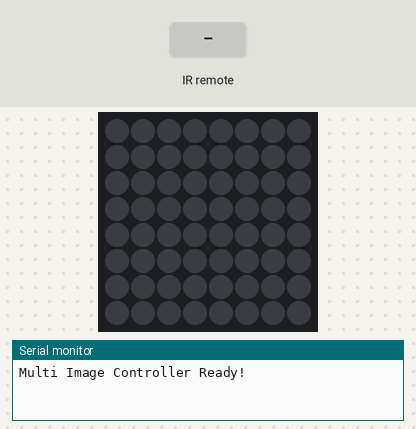
The sketch below on a simulated ESP8266 (NodeMCU). Shown: 8×8 RGB LED matrix (first LED top left, wired row by row), the last lines printed to the serial monitor. Inputs (shaded band) come from the test bench. Dim RGB values are drawn brighter than linear.

Above: at 1.2 s.
1.3 s: infrared code 0xE916FF00 received
At 1.9 s:
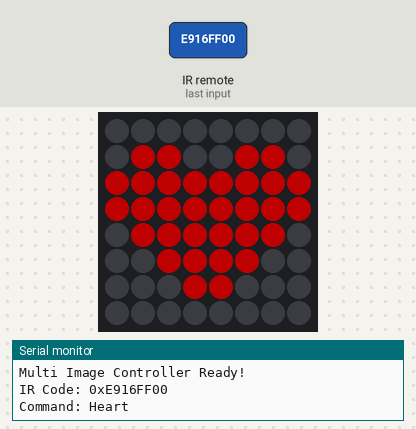
2.8 s: infrared code 0xF30CFF00 received
At 3.4 s:
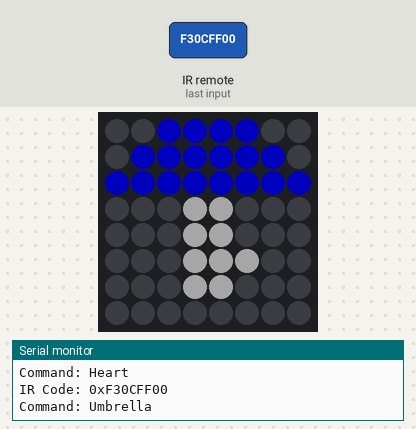
4.3 s: infrared code 0xE718FF00 received
At 4.9 s:
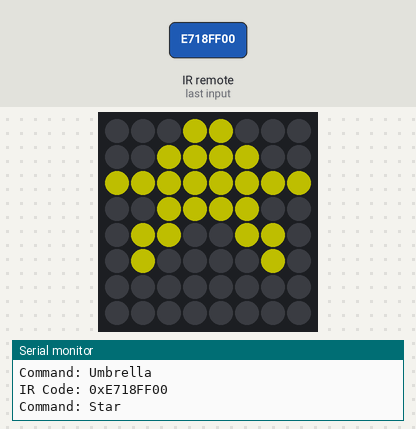
5.8 s: infrared code 0xA15EFF00 received
At 6.4 s:
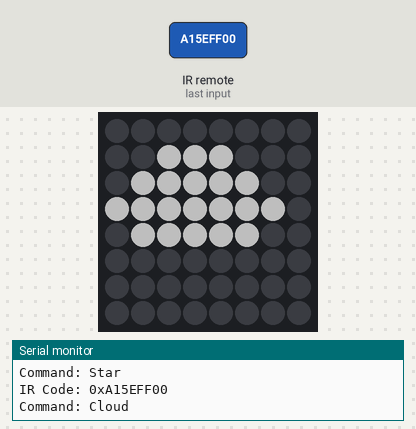
7.3 s: infrared code 0xE31CFF00 received
At 7.9 s:
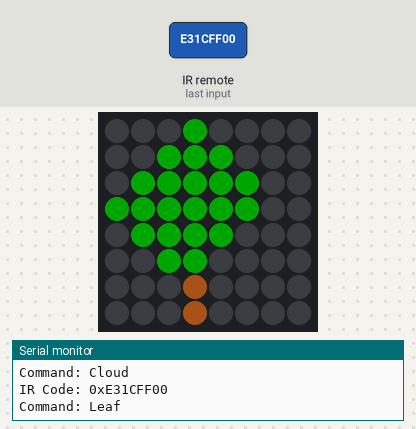
8.8 s: infrared code 0xAD52FF00 received
At 9.4 s:
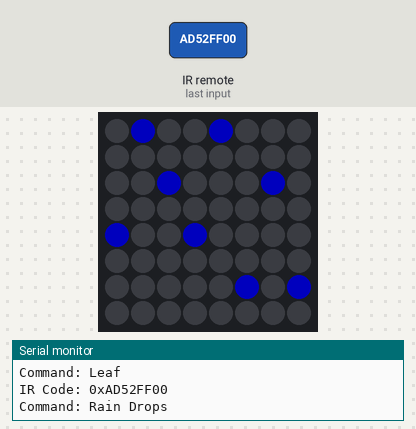
Timing chart, 0 to 11.3 s (numbered marks = the images above; inputs shaded):
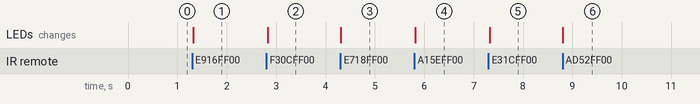

The sketch:

multianimation.ino
```cpp
#include <FastLED.h>
#include <IRremote.hpp>

// --- 1. LED MATRIX SETTINGS ---
#define LED_PIN         D0   // Data pin connected to D0
#define NUM_LEDS        64  // Total number of LEDs (8x8 = 64)
#define MATRIX_WIDTH    8
#define MATRIX_HEIGHT   8
#define BRIGHTNESS      80  // Brightness (0-255). Start low!
#define LED_TYPE        WS2812
#define COLOR_ORDER     GRB
CRGB leds[NUM_LEDS];

// --- 2. IR RECEIVER SETTINGS ---
#define IR_RECEIVE_PIN  D1   // Signal pin connected to D1

// --- 3. STATE VARIABLE ---
int currentAnimation = 0; // This variable stores which animation is active


// --- NEW IMAGE PIXEL DATA (8x8) ---

// Heart ❤️ (For Button 0)
const CRGB heart[NUM_LEDS] = {
  CRGB::Black, CRGB::Black, CRGB::Black, CRGB::Black, CRGB::Black, CRGB::Black, CRGB::Black, CRGB::Black,
  CRGB::Black, CRGB::Red,   CRGB::Red,   CRGB::Black, CRGB::Black, CRGB::Red,   CRGB::Red,   CRGB::Black,
  CRGB::Red,   CRGB::Red,   CRGB::Red,   CRGB::Red,   CRGB::Red,   CRGB::Red,   CRGB::Red,   CRGB::Red,
  CRGB::Red,   CRGB::Red,   CRGB::Red,   CRGB::Red,   CRGB::Red,   CRGB::Red,   CRGB::Red,   CRGB::Red,
  CRGB::Black, CRGB::Red,   CRGB::Red,   CRGB::Red,   CRGB::Red,   CRGB::Red,   CRGB::Red,   CRGB::Black,
  CRGB::Black, CRGB::Black, CRGB::Red,   CRGB::Red,   CRGB::Red,   CRGB::Red,   CRGB::Black, CRGB::Black,
  CRGB::Black, CRGB::Black, CRGB::Black, CRGB::Red,   CRGB::Red,   CRGB::Black, CRGB::Black, CRGB::Black,
  CRGB::Black, CRGB::Black, CRGB::Black, CRGB::Black, CRGB::Black, CRGB::Black, CRGB::Black, CRGB::Black
};

// Umbrella ☂️ (For Button 1)
const CRGB umbrella[NUM_LEDS] = {
  CRGB::Black, CRGB::Black, CRGB::Blue,  CRGB::Blue,  CRGB::Blue,  CRGB::Blue,  CRGB::Black, CRGB::Black,
  CRGB::Black, CRGB::Blue,  CRGB::Blue,  CRGB::Blue,  CRGB::Blue,  CRGB::Blue,  CRGB::Blue,  CRGB::Black,
  CRGB::Blue,  CRGB::Blue,  CRGB::Blue,  CRGB::Blue,  CRGB::Blue,  CRGB::Blue,  CRGB::Blue,  CRGB::Blue,
  CRGB::Black, CRGB::Black, CRGB::Black, CRGB::Gray,  CRGB::Gray,  CRGB::Black, CRGB::Black, CRGB::Black,
  CRGB::Black, CRGB::Black, CRGB::Black, CRGB::Gray,  CRGB::Gray,  CRGB::Black, CRGB::Black, CRGB::Black,
  CRGB::Black, CRGB::Black, CRGB::Black, CRGB::Gray,  CRGB::Gray,  CRGB::Gray,  CRGB::Black, CRGB::Black,
  CRGB::Black, CRGB::Black, CRGB::Black, CRGB::Gray,  CRGB::Gray,  CRGB::Black, CRGB::Black, CRGB::Black,
  CRGB::Black, CRGB::Black, CRGB::Black, CRGB::Black, CRGB::Black, CRGB::Black, CRGB::Black, CRGB::Black
};

// Star ⭐ (For Button 2)
const CRGB star[NUM_LEDS] = {
  CRGB::Black, CRGB::Black, CRGB::Black, CRGB::Yellow,CRGB::Yellow,CRGB::Black, CRGB::Black, CRGB::Black,
  CRGB::Black, CRGB::Black, CRGB::Yellow,CRGB::Yellow,CRGB::Yellow,CRGB::Yellow,CRGB::Black, CRGB::Black,
  CRGB::Yellow,CRGB::Yellow,CRGB::Yellow,CRGB::Yellow,CRGB::Yellow,CRGB::Yellow,CRGB::Yellow,CRGB::Yellow,
  CRGB::Black, CRGB::Black, CRGB::Yellow,CRGB::Yellow,CRGB::Yellow,CRGB::Yellow,CRGB::Black, CRGB::Black,
  CRGB::Black, CRGB::Yellow,CRGB::Yellow,CRGB::Black, CRGB::Black, CRGB::Yellow,CRGB::Yellow,CRGB::Black,
  CRGB::Black, CRGB::Yellow,CRGB::Black, CRGB::Black, CRGB::Black, CRGB::Black, CRGB::Yellow,CRGB::Black,
  CRGB::Black, CRGB::Black, CRGB::Black, CRGB::Black, CRGB::Black, CRGB::Black, CRGB::Black, CRGB::Black,
  CRGB::Black, CRGB::Black, CRGB::Black, CRGB::Black, CRGB::Black, CRGB::Black, CRGB::Black, CRGB::Black
};

// Cloud ☁️ (For Button 3)
const CRGB cloud[NUM_LEDS] = {
  CRGB::Black, CRGB::Black, CRGB::Black, CRGB::Black, CRGB::Black, CRGB::Black, CRGB::Black, CRGB::Black,
  CRGB::Black, CRGB::Black, CRGB::White, CRGB::White, CRGB::White, CRGB::Black, CRGB::Black, CRGB::Black,
  CRGB::Black, CRGB::White, CRGB::White, CRGB::White, CRGB::White, CRGB::White, CRGB::Black, CRGB::Black,
  CRGB::White, CRGB::White, CRGB::White, CRGB::White, CRGB::White, CRGB::White, CRGB::White, CRGB::Black,
  CRGB::Black, CRGB::White, CRGB::White, CRGB::White, CRGB::White, CRGB::White, CRGB::Black, CRGB::Black,
  CRGB::Black, CRGB::Black, CRGB::Black, CRGB::Black, CRGB::Black, CRGB::Black, CRGB::Black, CRGB::Black,
  CRGB::Black, CRGB::Black, CRGB::Black, CRGB::Black, CRGB::Black, CRGB::Black, CRGB::Black, CRGB::Black,
  CRGB::Black, CRGB::Black, CRGB::Black, CRGB::Black, CRGB::Black, CRGB::Black, CRGB::Black, CRGB::Black
};

// Half Moon 🌙 (For Button 4) - Now White and more crescent-shaped
const CRGB halfMoon[NUM_LEDS] = {
  CRGB::Black, CRGB::Black, CRGB::Black, CRGB::White, CRGB::White, CRGB::Black, CRGB::Black, CRGB::Black,
  CRGB::Black, CRGB::Black, CRGB::White, CRGB::White, CRGB::White, CRGB::Black, CRGB::Black, CRGB::Black,
  CRGB::Black, CRGB::White, CRGB::White, CRGB::White, CRGB::Black, CRGB::Black, CRGB::Black, CRGB::Black,
  CRGB::Black, CRGB::White, CRGB::White, CRGB::Black, CRGB::Black, CRGB::Black, CRGB::Black, CRGB::Black,
  CRGB::Black, CRGB::White, CRGB::White, CRGB::Black, CRGB::Black, CRGB::Black, CRGB::Black, CRGB::Black,
  CRGB::Black, CRGB::White, CRGB::White, CRGB::White, CRGB::Black, CRGB::Black, CRGB::Black, CRGB::Black,
  CRGB::Black, CRGB::Black, CRGB::White, CRGB::White, CRGB::Black, CRGB::Black, CRGB::Black, CRGB::Black,
  CRGB::Black, CRGB::Black, CRGB::Black, CRGB::Black, CRGB::Black, CRGB::Black, CRGB::Black, CRGB::Black
};

// Leaf 🍃 (For Button 5)
const CRGB leaf[NUM_LEDS] = {
  CRGB::Black, CRGB::Black, CRGB::Black, CRGB::Green, CRGB::Black, CRGB::Black, CRGB::Black, CRGB::Black,
  CRGB::Black, CRGB::Black, CRGB::Green, CRGB::Green, CRGB::Green, CRGB::Black, CRGB::Black, CRGB::Black,
  CRGB::Black, CRGB::Green, CRGB::Green, CRGB::Green, CRGB::Green, CRGB::Green, CRGB::Black, CRGB::Black,
  CRGB::Green, CRGB::Green, CRGB::Green, CRGB::Green, CRGB::Green, CRGB::Green, CRGB::Black, CRGB::Black,
  CRGB::Black, CRGB::Green, CRGB::Green, CRGB::Green, CRGB::Green, CRGB::Black, CRGB::Black, CRGB::Black,
  CRGB::Black, CRGB::Black, CRGB::Green, CRGB::Green, CRGB::Black, CRGB::Black, CRGB::Black, CRGB::Black,
  CRGB::Black, CRGB::Black, CRGB::Black, CRGB::SaddleBrown, CRGB::Black, CRGB::Black, CRGB::Black, CRGB::Black,
  CRGB::Black, CRGB::Black, CRGB::Black, CRGB::SaddleBrown, CRGB::Black, CRGB::Black, CRGB::Black, CRGB::Black
};

// Rain Drops 💧 (For Button 6)
const CRGB rainDrops[NUM_LEDS] = {
  CRGB::Black, CRGB::Blue,  CRGB::Black, CRGB::Black, CRGB::Blue,  CRGB::Black, CRGB::Black, CRGB::Black,
  CRGB::Black, CRGB::Black, CRGB::Black, CRGB::Black, CRGB::Black, CRGB::Black, CRGB::Black, CRGB::Black,
  CRGB::Black, CRGB::Black, CRGB::Blue,  CRGB::Black, CRGB::Black, CRGB::Black, CRGB::Blue,  CRGB::Black,
  CRGB::Black, CRGB::Black, CRGB::Black, CRGB::Black, CRGB::Black, CRGB::Black, CRGB::Black, CRGB::Black,
  CRGB::Blue,  CRGB::Black, CRGB::Black, CRGB::Blue,  CRGB::Black, CRGB::Black, CRGB::Black, CRGB::Black,
  CRGB::Black, CRGB::Black, CRGB::Black, CRGB::Black, CRGB::Black, CRGB::Black, CRGB::Black, CRGB::Black,
  CRGB::Black, CRGB::Black, CRGB::Black, CRGB::Black, CRGB::Black, CRGB::Blue,  CRGB::Black, CRGB::Blue,
  CRGB::Black, CRGB::Black, CRGB::Black, CRGB::Black, CRGB::Black, CRGB::Black, CRGB::Black, CRGB::Black
};


void setup() {
  Serial.begin(115200);

  FastLED.addLeds<LED_TYPE, LED_PIN, COLOR_ORDER>(leds, NUM_LEDS).setCorrection(TypicalLEDStrip);
  FastLED.setBrightness(BRIGHTNESS);

  IrReceiver.begin(IR_RECEIVE_PIN, ENABLE_LED_FEEDBACK);

  Serial.println("Multi Image Controller Ready!");
  animationOff(); // Start with LEDs off
}

void loop() {
  if (IrReceiver.decode()) {
    Serial.print("IR Code: 0x");
    Serial.println(IrReceiver.decodedIRData.decodedRawData, HEX);

    // --- IR BUTTON LOGIC ---
    switch (IrReceiver.decodedIRData.decodedRawData) {

      // Use the code for your Power button
      case 0xFFA25D:
        Serial.println("Command: OFF");
        currentAnimation = 0;
        break;

      // --- REPLACE THESE PLACEHOLDER CODES WITH YOURS ---
      case 0xE916FF00: // Button '0'
        Serial.println("Command: Heart");
        currentAnimation = 1;
        break;

      case 0xF30CFF00: // Button '1'
        Serial.println("Command: Umbrella");
        currentAnimation = 2;
        break;

      case 0xE718FF00: // Button '2'
        Serial.println("Command: Star");
        currentAnimation = 3;
        break;

      case 0xA15EFF00: // Button '3'
        Serial.println("Command: Cloud");
        currentAnimation = 4;
        break;

      case 0xF708FF00: // Button '4'
        Serial.println("Command: Half Moon");
        currentAnimation = 5;
        break;

      case 0xE31CFF00: // Button '5'
        Serial.println("Command: Leaf");
        currentAnimation = 6;
        break;

      case 0xAD52FF00: // Button '6' (Example placeholder)
        Serial.println("Command: Rain Drops");
        currentAnimation = 7;
        break;
    }

    IrReceiver.resume();
  }

  // Run the currently selected animation
  switch (currentAnimation) {
    case 0: animationOff(); break;
    case 1: animationHeart(); break;
    case 2: animationUmbrella(); break;
    case 3: animationStar(); break;
    case 4: animationCloud(); break;
    case 5: animationHalfMoon(); break;
    case 6: animationLeaf(); break;
    case 7: animationRainDrops(); break;
  }

  FastLED.show();
  delay(30);
}


// --- ANIMATION FUNCTIONS ---

void animationOff() {
  fill_solid(leds, NUM_LEDS, CRGB::Black);
}

void animationHeart() {
  memcpy(leds, heart, sizeof(heart));
}

void animationUmbrella() {
  memcpy(leds, umbrella, sizeof(umbrella));
}

void animationStar() {
  memcpy(leds, star, sizeof(star));
}

void animationCloud() {
  memcpy(leds, cloud, sizeof(cloud));
}

void animationHalfMoon() {
  memcpy(leds, halfMoon, sizeof(halfMoon));
}

void animationLeaf() {
  memcpy(leds, leaf, sizeof(leaf));
}

void animationRainDrops() {
  memcpy(leds, rainDrops, sizeof(rainDrops));
}
```

Measured:
- after the input at 1.3 s, the LEDs: change at once (image 1)
- after the input at 2.8 s, the LEDs: change at once (image 2)
- after the input at 4.3 s, the LEDs: change at once (image 3)
- after the input at 5.8 s, the LEDs: change at once (image 4)
- after the input at 7.3 s, the LEDs: change at once (image 5)
- after the input at 8.8 s, the LEDs: change at once (image 6)
